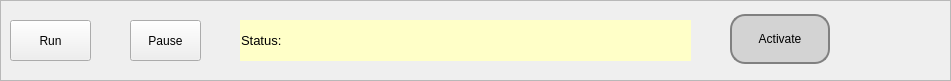
   <widget class="QFrame" name="grp_platform_control">
    <property name="geometry">
     <rect>
      <x>30</x>
      <y>440</y>
      <width>951</width>
      <height>81</height>
     </rect>
    </property>
    <property name="frameShape">
     <enum>QFrame::StyledPanel</enum>
    </property>
    <property name="frameShadow">
     <enum>QFrame::Raised</enum>
    </property>
    <widget class="QWidget" name="widget_activate" native="true">
     <property name="enabled">
      <bool>true</bool>
     </property>
     <property name="geometry">
      <rect>
       <x>660</x>
       <y>0</y>
       <width>270</width>
       <height>71</height>
      </rect>
     </property>
     <property name="minimumSize">
      <size>
       <width>180</width>
       <height>0</height>
      </size>
     </property>
     <property name="maximumSize">
      <size>
       <width>270</width>
       <height>16777215</height>
      </size>
     </property>
     <widget class="QPushButton" name="chk_activate">
      <property name="enabled">
       <bool>true</bool>
      </property>
      <property name="geometry">
       <rect>
        <x>70</x>
        <y>14</y>
        <width>100</width>
        <height>50</height>
       </rect>
      </property>
      <property name="styleSheet">
       <string notr="true">QPushButton {
    background-color: lightgray;
    border: 2px solid gray;
    border-radius: 15px;
    padding: 5px;
}
QPushButton:checked {
    background-color: green;
    color: white;
}
QPushButton:unchecked {
    background-color: red;
    color: white;
}
</string>
      </property>
      <property name="text">
       <string>Activate</string>
      </property>
      <property name="checkable">
       <bool>true</bool>
      </property>
     </widget>
    </widget>
    <widget class="QPushButton" name="btn_run">
     <property name="geometry">
      <rect>
       <x>10</x>
       <y>20</y>
       <width>81</width>
       <height>41</height>
      </rect>
     </property>
     <property name="styleSheet">
      <string notr="true">font: 75 12pt &quot;MS Shell Dlg 2&quot;;</string>
     </property>
     <property name="text">
      <string>Run</string>
     </property>
     <property name="checkable">
      <bool>true</bool>
     </property>
    </widget>
    <widget class="QLabel" name="lbl_sim_status">
     <property name="geometry">
      <rect>
       <x>240</x>
       <y>20</y>
       <width>451</width>
       <height>41</height>
      </rect>
     </property>
     <property name="font">
      <font>
       <pointsize>10</pointsize>
       <weight>50</weight>
       <bold>false</bold>
      </font>
     </property>
     <property name="autoFillBackground">
      <bool>false</bool>
     </property>
     <property name="styleSheet">
      <string notr="true">background-color: rgb(255, 255, 200);</string>
     </property>
     <property name="text">
      <string>Status:</string>
     </property>
     <property name="wordWrap">
      <bool>true</bool>
     </property>
     <property name="margin">
      <number>1</number>
     </property>
     <property name="indent">
      <number>1</number>
     </property>
    </widget>
    <widget class="QPushButton" name="btn_pause">
     <property name="geometry">
      <rect>
       <x>130</x>
       <y>20</y>
       <width>71</width>
       <height>41</height>
      </rect>
     </property>
     <property name="styleSheet">
      <string notr="true">font: 75 12pt &quot;MS Shell Dlg 2&quot;;</string>
     </property>
     <property name="text">
      <string>Pause</string>
     </property>
     <property name="checkable">
      <bool>true</bool>
     </property>
    </widget>
   </widget>
